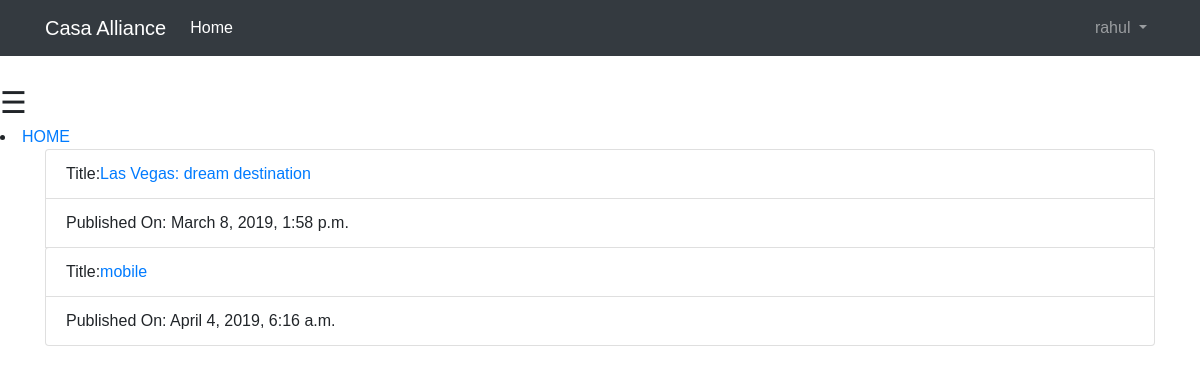
The page /basic_app/blog_list/ (signed in) on the database its author committed.
### basic_app/models.py (models this page shows, shortened)
class Blog(models.Model):
    blog_by = models.CharField(max_length=20)
    title = models.CharField(max_length=64)
    description = models.TextField()
    published_date = models.DateTimeField(default=timezone.now())

### basic_app/views.py (the view)
# urls.py: url(r'^blog_list/(?P<pk>\d+)/$', views.BlogDetailView.as_view(), name='blog_detail'),
@login_required
def blog_list(request):
    obj = models.Blog.objects.all()
    if obj:
        return render(request, 'basic_app/blog_list.html', {'list': obj})
    else:
        return HttpResponse('No result found')

### templates/basic_app/blog_list.html
{% extends 'basic_app/base.html' %}
{% block body_block %}
<li><a href="{% url 'basic_app:blog_home' %}">HOME</a></li>
 <div class="container">
    {% if list %}
    {% for k in list %}
    <ul class="list-group">
        <li class="list-group-item">Title:<a href="{{ k.id }}">{{ k.title }}</a></li>
        <li class="list-group-item">Published On: {{ k.published_date }}</li>
    {% endfor %}
    {% endif %}
     </ul>
 </div>
{% endblock %}

### templates/basic_app/base.html (shortened to what this page needs)
<!DOCTYPE html>
<html lang="en">
<head>
    <link rel="stylesheet" href="https://maxcdn.bootstrapcdn.com/bootstrap/4.0.0/css/bootstrap.min.css">
</head>
<body>
  <nav class="navbar navbar-expand-lg navbar-dark bg-dark mb-4">
    <div class="container">
      <a class="navbar-brand" href="{% url 'basic_app:casa_home' %}">Casa Alliance</a>
      <div class="collapse navbar-collapse" id="navbarSupportedContent">
        <ul class="navbar-nav mr-auto">
        <li class="nav-item active">
        {% if  request.user.is_authenticated and not request.user.username == 'watchman'%}
            <a class="nav-link" href="{% url 'basic_app:casa_home' %}">Home <span class="sr-only">(current)</span></a>
        {% endif %}
      </li>
        </ul>
        {% if user.is_authenticated %}
          <ul class="navbar-nav">
            <li class="nav-item dropdown">
              <a class="nav-link dropdown-toggle" href="#" id="navbarDropdown" role="button" data-toggle="dropdown" aria-haspopup="true" aria-expanded="false">
                {{ user.username }}
              </a>
            </li>
          </ul>
        {% else %}
          <form class="form-inline my-2 my-lg-0">
            <a href="{% url 'basic_app:user_login' %}" class="btn btn-outline-secondary">Log in</a>
            <a href="{% url 'basic_app:register' %}" class="btn btn-primary ml-2">Sign up</a>
          </form>
        {% endif %}
      </div>
    </div>
  </nav>
     {% if user.is_authenticated and not request.user.username == 'watchman' %}
        <span style="font-size:30px;cursor:pointer" onclick="openNav()">&#9776;</span>
     {% endif %}
<div>
    {% block body_block %}{% endblock %}
</div>
</body>
</html>

### templates/basic_app/base.html (style rules this page uses)
body { font-family: "proxima-nova-soft", "Proxima Nova Soft", Helvetica, Arial, sans-serif; }

### rows shown on the page
Blog: title "Las Vegas: dream destination", published_date "March 8, 2019, 1:58 p.m."
Blog: title "mobile", published_date "April 4, 2019, 6:16 a.m."

### other values the page prints
{{ user.username }} "rahul"
